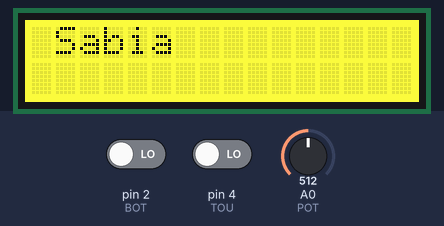
Recording of a sketch running on a simulated Arduino Uno, built with avr-gcc and run on an emulated ATmega328P. Parts: 16×2 character LCD. The test bench sets the inputs (shaded band); at power-on: pin 4 (TOU) LOW, pin 2 (BOT) LOW, A0 (POT) = 512.

Above: at 1.2 s.
At 4.5 s:
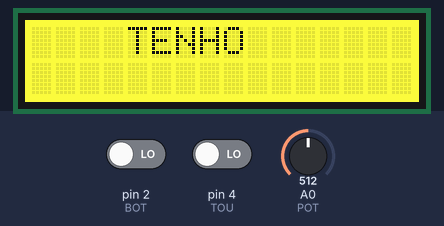
4.6 s: pin 4 (TOU) driven HIGH
At 5.6 s:
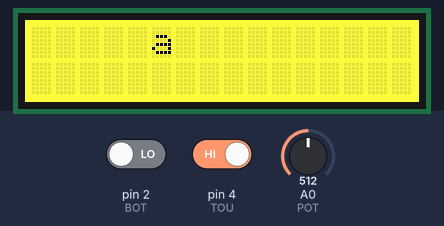
7.6 s: pin 2 (BOT) driven HIGH and pin 4 (TOU) driven LOW
At 8.7 s:
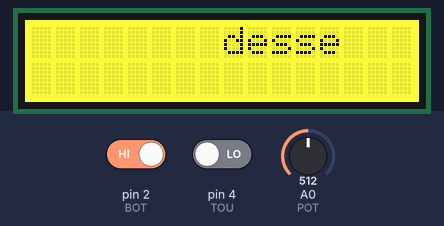
10.7 s: pin 2 (BOT) driven LOW
13.7 s: pin 2 (BOT) driven HIGH
17.1 s: pin 4 (TOU) driven HIGH
21.2 s: pin 2 (BOT) driven LOW
At 25.0 s:
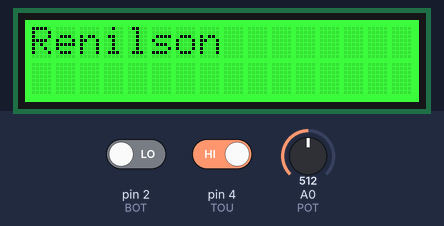
Timing chart, 0 to 26.5 s (numbered marks = the images above; inputs shaded):
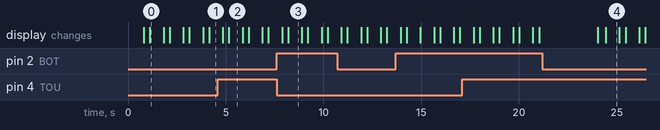

The sketch:

Verdades.ino
```cpp
#include <Wire.h>
#include "rgb_lcd.h"
#define BOT 2
#define TOU 4
#define POT A0
rgb_lcd lcd;
String vet[25];

byte coracao[8] = {
  B00000,
  B01010,
  B11111,
  B11111,
  B11111,
  B11111,
  B01110,
  B00100
};

void setup() {

  pinMode(BOT, INPUT);
  pinMode(TOU, INPUT);
  pinMode(POT, INPUT);
  lcd.begin(16, 2);
  lcd.setRGB(0, 0, 128);
  lcd.setCursor(0, 0);
  lcd.print("ESCOLHA: BOTAO?");
  lcd.setCursor(0, 1);
  lcd.print("TOUCH?POTENCIO.?");
  lcd.createChar(1, coracao);
}

void loop() {

  int bot = digitalRead(BOT); //Patricia
  int tou = digitalRead(TOU); //Renilson
  float pot = analogRead(POT);  //Rilary

  if (bot == 1) {
    patricia();
  }

  if (tou == 1) {
    renilson();
  }

  if (pot > 300) {
    rilary();
  }
}

void patricia() {

  vet[0] = "Patricia";
  vet[1] = "Sabia";
  vet[2] = "Que...";
  vet[3] = "Eu";
  vet[4] = "TENHO";
  vet[5] = "a";
  vet[6] = "MELHOR";
  vet[7] = "SOGRA";
  vet[8] = "do";
  vet[9] = "MUNDO!!! :)";

  lcd.setRGB(255, 0, 0); //vermelho

  for (int i = 0; i < 10; i++) {
    lcd.clear();
    lcd.display();
    lcd.setCursor(i, 0);
    if (i == 9) {
      lcd.setCursor(3, 0);
    }
    lcd.print(vet[i]);
    delay(700);
    lcd.noDisplay();
    delay(300);
  }

  setup();

}

void renilson() {

  vet[0] = "Renilson";
  vet[1] = "Sabia";
  vet[2] = "Que...";
  vet[3] = "Eu";
  vet[4] = "TENHO";
  vet[5] = "o";
  vet[6] = "MELHOR";
  vet[7] = "SOGRO";
  vet[8] = "do";
  vet[9] = "MUNDO!!! :)";
  vet[10] = "Me ensina a";
  vet[11] = "fazer comida? :)";

  lcd.setRGB(0, 255, 0); //mudar a cor

  for (int i = 0; i < 12; i++) {

    if (i != 10 && i != 11) {
      lcd.clear();
      lcd.display();
      lcd.setCursor(i, 0);
    }

    if (i == 10) {
      lcd.clear();
      lcd.display();
      lcd.setCursor(2, 0);
      lcd.print(vet[i]);
      delay(500);
    }
    else if (i == 11) {
      lcd.display();
      lcd.setCursor(0, 2);
      lcd.print(vet[i]);
      delay(3300);
    }
    else if (i == 9) {
      lcd.setCursor(2, 0);
      lcd.print(vet[i]);
    }
    else {
      lcd.print(vet[i]);
    }

    delay(700);
    lcd.noDisplay();
    delay(300);

  }

  setup();

}

void rilary() {

  vet[0] = "Rilary";
  vet[1] = "Sabia";
  vet[2] = "Que...";
  vet[3] = "Eu";
  vet[4] = "TENHO";
  vet[5] = "a";
  vet[6] = "MELHOR";
  vet[7] = "PESSOA";
  vet[8] = "desse";
  vet[9] = "MUNDO";
  vet[10] = "TODO???";
  vet[11] = "QUE";
  vet[12] = "EH";
  vet[13] = "VOCE :)";
  vet[14] = "";
  vet[15] = "VOCE";
  vet[16] = "EH";
  vet[17] = "UMA";
  vet[18] = "LINDEZA";
  vet[19] = "DE";
  vet[20] = "AMORZINHO :)";

  lcd.setRGB(255, 255, 0); //amarelo

  for (int i = 0; i < 21; i++) {
    lcd.clear();
    lcd.display();
    lcd.setCursor(i, 0);

    if (i >= 9) {
      lcd.setCursor(3, 0);
    }
    if (i == 20) {
      lcd.print(vet[i]);
      lcd.setCursor(7, 2);
      lcd.write(1);
      lcd.write(1);
      lcd.write(1);
      delay(3000);
    } else {
      lcd.print(vet[i]);
      delay(700);
    }

    if (i == 14) {
      lcd.write(1);
      lcd.write(1);
      lcd.write(1);
      lcd.write(1);
      lcd.write(1);
      lcd.write(1);
      delay(700);
    }

    lcd.noDisplay();
    delay(300);
  }

  setup();

}
```

Measured:
- after the input at 21.2 s, the display: first differs from a run without the input after 3.2 s (image 4)
- what the display in image 0 shows lasts 0.7 s, from 1.1 s to 1.8 s
